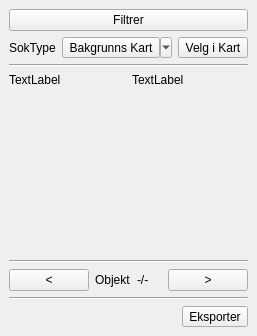
<?xml version="1.0" encoding="UTF-8"?>
<ui version="4.0">
 <class>DockWidget</class>
 <widget class="QDockWidget" name="DockWidget">
  <property name="geometry">
   <rect>
    <x>0</x>
    <y>0</y>
    <width>234</width>
    <height>336</height>
   </rect>
  </property>
  <property name="windowTitle">
   <string>DockWidget</string>
  </property>
  <widget class="QWidget" name="dockWidgetContents">
   <layout class="QVBoxLayout" name="verticalLayout_2">
    <item>
     <layout class="QVBoxLayout" name="verticalLayout">
      <item>
       <widget class="QPushButton" name="pushButton_filtrer">
        <property name="whatsThis">
         <string>&lt;html&gt;&lt;head/&gt;&lt;body&gt;&lt;p&gt;&lt;span style=&quot; font-size:12pt;&quot;&gt;Åpner filtrerings vindu&lt;/span&gt;&lt;/p&gt;&lt;/body&gt;&lt;/html&gt;</string>
        </property>
        <property name="text">
         <string>Filtrer</string>
        </property>
       </widget>
      </item>
      <item>
       <layout class="QHBoxLayout" name="horizontalLayout">
        <item>
         <widget class="QLabel" name="label_typeSok">
          <property name="text">
           <string>SokType</string>
          </property>
         </widget>
        </item>
        <item>
         <widget class="QToolButton" name="toolButton_map">
          <property name="minimumSize">
           <size>
            <width>0</width>
            <height>0</height>
           </size>
          </property>
          <property name="text">
           <string>Bakgrunns Kart</string>
          </property>
          <property name="popupMode">
           <enum>QToolButton::MenuButtonPopup</enum>
          </property>
         </widget>
        </item>
        <item>
         <widget class="QToolButton" name="toolButton_velgikart">
          <property name="text">
           <string>Velg i Kart</string>
          </property>
          <property name="popupMode">
           <enum>QToolButton::InstantPopup</enum>
          </property>
         </widget>
        </item>
       </layout>
      </item>
      <item>
       <widget class="Line" name="line">
        <property name="orientation">
         <enum>Qt::Horizontal</enum>
        </property>
       </widget>
      </item>
      <item>
       <layout class="QGridLayout" name="gridLayout">
        <item row="0" column="0">
         <widget class="QLabel" name="label_2">
          <property name="text">
           <string>TextLabel</string>
          </property>
         </widget>
        </item>
        <item row="0" column="1">
         <widget class="QLabel" name="label_3">
          <property name="text">
           <string>TextLabel</string>
          </property>
         </widget>
        </item>
       </layout>
      </item>
      <item>
       <spacer name="verticalSpacer">
        <property name="orientation">
         <enum>Qt::Vertical</enum>
        </property>
        <property name="sizeHint" stdset="0">
         <size>
          <width>20</width>
          <height>40</height>
         </size>
        </property>
       </spacer>
      </item>
      <item>
       <widget class="Line" name="line_3">
        <property name="orientation">
         <enum>Qt::Horizontal</enum>
        </property>
       </widget>
      </item>
      <item>
       <layout class="QHBoxLayout" name="horizontalLayout_5">
        <item>
         <widget class="QPushButton" name="pushButton_prev">
          <property name="text">
           <string>&lt;</string>
          </property>
         </widget>
        </item>
        <item>
         <widget class="QLabel" name="label_objekt">
          <property name="text">
           <string>Objekt</string>
          </property>
         </widget>
        </item>
        <item>
         <widget class="QLabel" name="label_object_number">
          <property name="text">
           <string>-/-</string>
          </property>
         </widget>
        </item>
        <item>
         <widget class="QPushButton" name="pushButton_next">
          <property name="text">
           <string>&gt;</string>
          </property>
         </widget>
        </item>
       </layout>
      </item>
      <item>
       <widget class="Line" name="line_2">
        <property name="orientation">
         <enum>Qt::Horizontal</enum>
        </property>
       </widget>
      </item>
      <item>
       <layout class="QHBoxLayout" name="horizontalLayout_2">
        <item>
         <spacer name="horizontalSpacer">
          <property name="orientation">
           <enum>Qt::Horizontal</enum>
          </property>
          <property name="sizeHint" stdset="0">
           <size>
            <width>40</width>
            <height>20</height>
           </size>
          </property>
         </spacer>
        </item>
        <item>
         <widget class="QToolButton" name="toolButton_eksporter">
          <property name="text">
           <string>Eksporter</string>
          </property>
          <property name="popupMode">
           <enum>QToolButton::InstantPopup</enum>
          </property>
         </widget>
        </item>
       </layout>
      </item>
     </layout>
    </item>
   </layout>
  </widget>
 </widget>
 <resources/>
 <connections/>
</ui>
